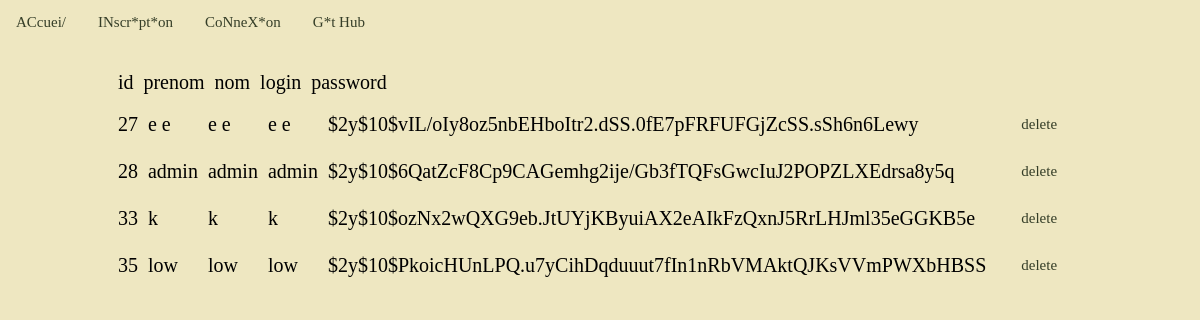
The app's page /admin.php with its own data.
### tables this page shows
CREATE TABLE `utilisateurs` (
  `id` int(11) NOT NULL,
  `login` varchar(255) NOT NULL,
  `prenom` varchar(255) NOT NULL,
  `nom` varchar(255) NOT NULL,
  `password` varchar(255) NOT NULL
);

### admin.php (the view, shortened to what this page needs)
<?php
include('navbar.php');
$style = '<link rel="stylesheet" href="style.php" type="text/css">';
echo $style;
$bdd = mysqli_connect("localhost","laura-scog","Mcrlow1708","laura-scognamiglio_moduleconnexion");
mysqli_set_charset($bdd, 'utf8');
$query = mysqli_query($bdd,"SELECT * FROM `utilisateurs`");
$admin_query = mysqli_fetch_all($query, MYSQLI_ASSOC);
?>
<!DOCTYPE html>
<html lang="en">
<head>
    <link rel="stylesheet" href="style.css" type="text/css">
</head>
<body class="adminBody">
    <table class="tableau">
<thead>
    <tr>
        <td>id</td>
        <td>prenom</td>
        <td>nom</td>
        <td>login</td>
        <td>password</td>
    </tr>
</thead>
<tbody>
<?php foreach($admin_query as $result): ?>
    <tr>
        <td><?=$result["id"];?></td>
        <td><?=$result["nom"];?></td>
        <td><?=$result["prenom"];?></td>
        <td><?=$result["login"];?></td>
        <td><?=$result["password"];?></td>
        <td><form action="" method="post"><button class="btn btn-primary btn-block" type="submit" name="delete" value="<?=$result["id"];?>">delete</button></form></td>
    </tr>
<?php endforeach;?>
</tbody>
</table>
</body>
</html>

### navbar.php (shortened to what this page needs)
<!DOCTYPE html>
<html lang="en">
<head>
    <link rel="stylesheet" href="style.css" type="text/css">
    <header>
        <nav class= "navbar">
            <form action="index.php" method="post" >
            <ul class="navul">
                <li class="navli"><a href="index.php">ACcuei/</a></li>
                <li class="navli"><a href="inscription.php">INscr*pt*on</a></li>
                <li class="navli"><a href="connexion.php">CoNneX*on</a></li>
                <li class="navli"><a href="https://github.com/laura-scognamiglio/module-connexion" target="_blank">G*t Hub</a></li>
            </ul>
            </form>
        </nav>
    </header>
</html>

### style.css (style rules this page uses)
* { padding: 0; margin: 0; text-decoration: none; box-sizing: border-box; list-style: none; }
.indexBody, .inscBody, .conBody, .profilBody, .adminBody { scroll-behavior: smooth; background-color: #EEE7C1; }
.navul { list-style-type: none; margin: 0; padding: 0; overflow: hidden; }
.navli { float: left; }
.navbar li a { display: block; color: #353E28; font-family: "neuneu"; font-size:15px; text-align: center; padding: 14px 16px; text-decoration: none; }
.btn { padding: 10px 25px; color: #353E28; font-family: "neuneu"; font-size: 15px; font-weight: 500; background: transparent; border: none; z-index: 2; }
.tableau { font-family: 'Playfair Display', serif; display: flex; flex-direction: column; align-content: center; flex-wrap: wrap; padding-top: 20px; }
.tableau td { padding: 4px; }
.tableau tr { padding: 4px; font-size: 20px; }

### records on screen
utilisateurs: id "27", nom "e e", prenom "e e", login "e e", password "$2y$10$vIL/oIy8oz5nbEHboItr2.dSS.0fE7pFRFUFGjZcSS.sSh6n6Lewy"
utilisateurs: id "28", nom "admin", prenom "admin", login "admin", password "$2y$10$6QatZcF8Cp9CAGemhg2ije/Gb3fTQFsGwcIuJ2POPZLXEdrsa8y5q"
utilisateurs: id "33", nom "k", prenom "k", login "k", password "$2y$10$ozNx2wQXG9eb.JtUYjKByuiAX2eAIkFzQxnJ5RrLHJml35eGGKB5e"
utilisateurs: id "35", nom "low", prenom "low", login "low", password "$2y$10$PkoicHUnLPQ.u7yCihDqduuut7fIn1nRbVMAktQJKsVVmPWXbHBSS"
